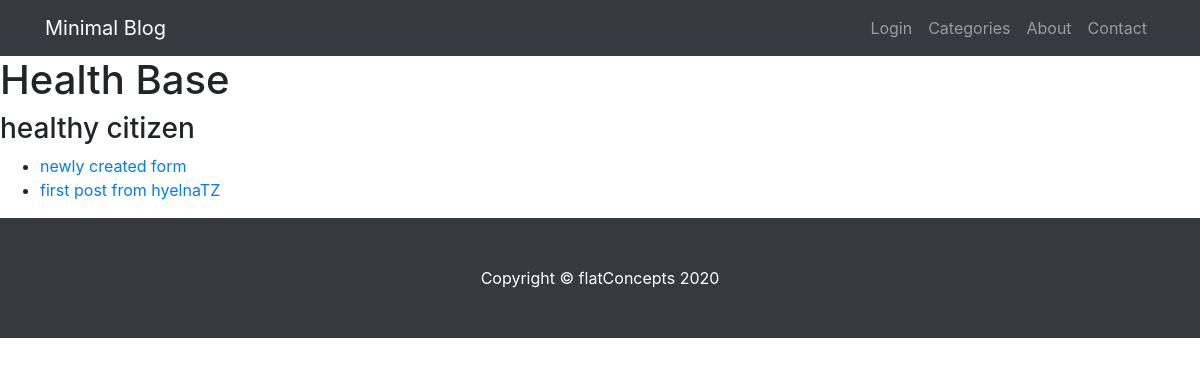
Page /category/1/ on the committed database.
### models.py (models this page shows, shortened)
class Category(db.Model, UserMixin):
    __tablename__ = 'categories'
    id = db.Column(db.Integer,
                   primary_key=True)
    name = db.Column(db.String,
                     nullable=False,
                     unique=True)
    description = db.Column(db.Text,
                            unique=False,
                            nullable=False)
    members = db.relationship('Post', backref=db.backref('category'))

class Post(db.Model, UserMixin):
    __tablename__ = 'post'
    id = db.Column(db.Integer,
                   primary_key=True)
    title = db.Column(db.String(200),
                      nullable=False,
                      unique=False)
    subtitle = db.Column(db.String(200),
                         unique=False,
                         nullable=True)
    body = db.Column(db.Text,
                     unique=False,
                     nullable=False)
    date_created = db.Column(db.String,
                             nullable=False,
                             default=datetime.now())
    tags = db.Column(db.String(50),
                     unique=False,
                     nullable=True)
    author_id = db.Column(db.Integer,
                          db.ForeignKey('users.id'),
                          nullable=False)
    category_id = db.Column(db.Integer,
                            db.ForeignKey('categories.id'),
                            nullable=False)
    published = db.Column(db.Boolean, default=False, nullable=False)

### app.py (the view)
@app.route('/category/<int:category_id>/')
def category(category_id):
    cat = Category.query.filter_by(id=category_id).one()
    members= list(filter(lambda x: x.published, cat.members))
    return render_template('category.html', category=cat, posts=members)

### templates/category.html
{% extends 'base.html' %}
{% block content %}
<h1>{{category.name}} Base</h1>
<h3>{{ category.description }}</h3>
{% if posts %}
    <ul>
        {% for post in posts %}
            <li><a href="/post/{{post.id}}"> {{ post.title }}</a></li>
        {% endfor %}
    </ul>
{% endif %}
{% endblock %}

### static/css/main.css (style rules this page uses)
body { padding-top: 56px; }

### rows in the picture
Category: name "Health", description "healthy citizen"
Post: title "newly created form"
Post: title "first post from hyelnaTZ"
